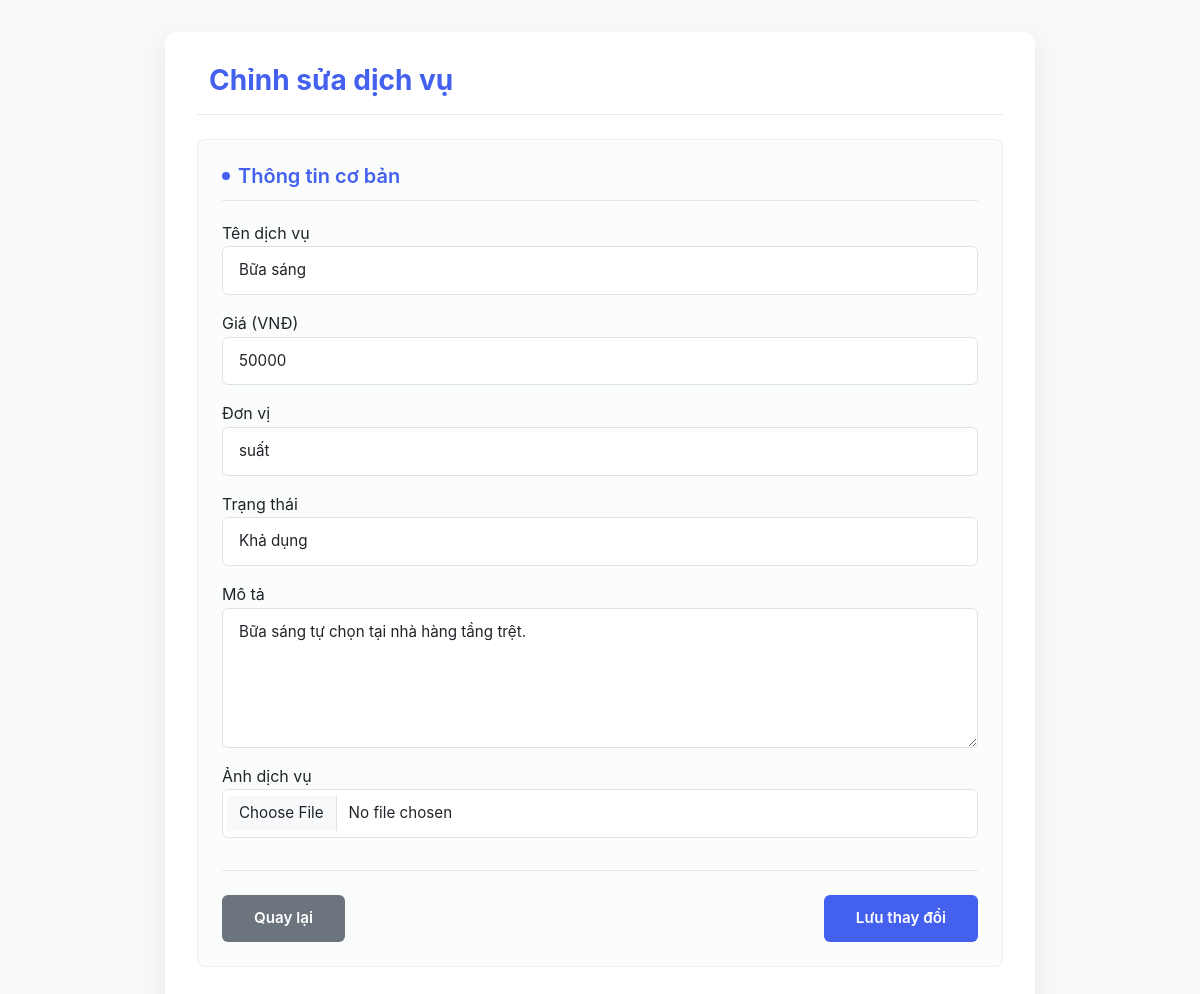
Page /edit_service.php?id=2 on the committed database.
### tables this page shows
CREATE TABLE service (
    id INT AUTO_INCREMENT PRIMARY KEY,
    name VARCHAR(50) NOT NULL,
    description TEXT,
    price INT,
    unit VARCHAR(50),
    status ENUM('Khả dụng', 'Không khả dụng'),
    image VARCHAR(255)
);

### edit_service.php (the view, shortened to what this page needs)
<?php
include('config/db.php');
$service_id = $_GET['id'];
$stmt = $conn->prepare("SELECT * FROM service WHERE id = ?");
$stmt->bind_param("i", $service_id);
$stmt->execute();
$result = $stmt->get_result();
$service = $result->fetch_assoc();
$name = $service['name'];
$description = $service['description'];
$price = $service['price'];
$unit = $service['unit'];
$status = $service['status'];
?>
<!DOCTYPE html>
<html lang="en">
<head>
    <link rel="stylesheet" href="assets/css/bootstrap.min.css">
    <link rel="stylesheet" href="assets/css/product_add_edit.css">
</head>
<body>
    <div class="container">
        <div class="product-form-container">
            <div class="form-header">
                <h2><i class="fas fa-box-open mr-2"></i>Chỉnh sửa dịch vụ</h2>
            </div>
            <form method="POST" enctype="multipart/form-data" id="productForm">
                <div class="form-section">
                    <h3 class="form-section-title">Thông tin cơ bản</h3>
                    <div class="form-group mb-3">
                        <label for="name">Tên dịch vụ</label>
                        <input type="text" class="form-control" id="name" name="name" required value="<?= htmlspecialchars($name) ?>">
                    </div>
                    <div class="form-group mb-3">
                        <label for="price">Giá (VNĐ)</label>
                        <input type="number" class="form-control" id="price" name="price" required value="<?= htmlspecialchars($price) ?>">
                    </div>
                    <div class="form-group mb-3">
                        <label for="unit">Đơn vị</label>
                        <input type="text" class="form-control" id="unit" name="unit" value="<?= htmlspecialchars($unit) ?>">
                    </div>
                    <div class="form-group mb-3">
                        <label for="status">Trạng thái</label>
                        <select class="form-control" id="status" name="status">
                            <option value="Khả dụng" <?= $status == 'Khả dụng' ? 'selected' : '' ?>>Khả dụng</option>
                        </select>
                    </div>
                    <div class="form-group mb-3">
                        <label for="description">Mô tả</label>
                        <textarea class="form-control" id="description" name="description" rows="5"><?= htmlspecialchars($description) ?></textarea>
                    </div>
                    <div class="form-group mb-3">
                        <label for="image">Ảnh dịch vụ</label>
                        <input type="file" class="form-control" id="image" name="image" accept="image/*">
                    </div>
                    <div class="action-buttons">
                        <a href="admin.php?tab=services" class="btn btn-secondary">Quay lại</a>
                        <button type="submit" class="btn btn-primary">Lưu thay đổi</button>
                    </div>
            </form>
        </div>
    </div>
</body>
</html>

### assets/css/product_add_edit.css (style rules this page uses)
:root { --primary-color: #4361ee; --primary-light: #4895ef; --secondary-color: #7209b7; --success-color: #4cc9f0; --info-color: #3a86ff; --warning-color: #f8961e; --danger-color: #f72585; --light-color: #f8f9fa; --dark-color: #212529; --gray-color: #6c757d; --border-color: #dee2e6; }
body { background-color: #f8f9fa; font-family: 'Poppins', -apple-system, BlinkMacSystemFont, 'Segoe UI', Roboto, 'Helvetica Neue', Arial, sans-serif; padding: 2rem 0; display: flex; justify-content: center; align-items: center; min-height: 100vh; margin: 0; color: var(--dark-color); line-height: 1.6; }
.container { width: 100%; max-width: 900px; padding: 0 15px; }
.product-form-container { background: white; border-radius: 12px; box-shadow: 0 10px 30px rgba(0, 0, 0, 0.08); padding: 2rem; margin-bottom: 2rem; transition: transform 0.3s ease, box-shadow 0.3s ease; }
.form-header { border-bottom: 1px solid rgba(0, 0, 0, 0.08); margin-bottom: 1.5rem; padding-bottom: 1rem; position: relative; }
.form-header h2 { color: var(--primary-color); font-weight: 700; margin-bottom: 0; font-size: 1.75rem; display: flex; align-items: center; gap: 0.75rem; }
.form-section { margin-bottom: 2rem; padding: 1.5rem; background: rgba(248, 249, 250, 0.5); border-radius: 8px; border: 1px solid rgba(0, 0, 0, 0.05); }
.form-section-title { color: var(--primary-color); font-size: 1.25rem; font-weight: 600; margin-bottom: 1.25rem; padding-bottom: 0.75rem; border-bottom: 1px solid rgba(0, 0, 0, 0.08); display: flex; align-items: center; gap: 0.5rem; }
.form-section-title::before { content: ""; display: inline-block; width: 8px; height: 8px; background: var(--primary-color); border-radius: 50%; }
.form-control, .custom-file-input { border-radius: 6px; font-size: 0.95rem; padding: 0.75rem 1rem; border: 1px solid var(--border-color); transition: all 0.3s ease; background-color: white; }
.action-buttons { display: flex; justify-content: space-between; margin-top: 2rem; padding-top: 1.5rem; border-top: 1px solid rgba(0, 0, 0, 0.08); }
.btn { padding: 0.75rem 2rem; font-weight: 600; border-radius: 6px; transition: all 0.3s ease; display: inline-flex; align-items: center; justify-content: center; gap: 0.5rem; font-size: 0.95rem; border: none; cursor: pointer; }
.btn-primary { background-color: var(--primary-color); color: white; }
.btn-secondary { background-color: var(--gray-color); color: white; }
textarea.form-control { min-height: 120px; resize: vertical; }
.form-section { animation: fadeIn 0.4s ease forwards; }
.form-section:nth-child(1) { animation-delay: 0.1s; }

### rows in the picture
service: name "Bữa sáng", price "50000", unit "suất", status "Khả dụng", description "Bữa sáng tự chọn tại nhà hàng tầng trệt."
